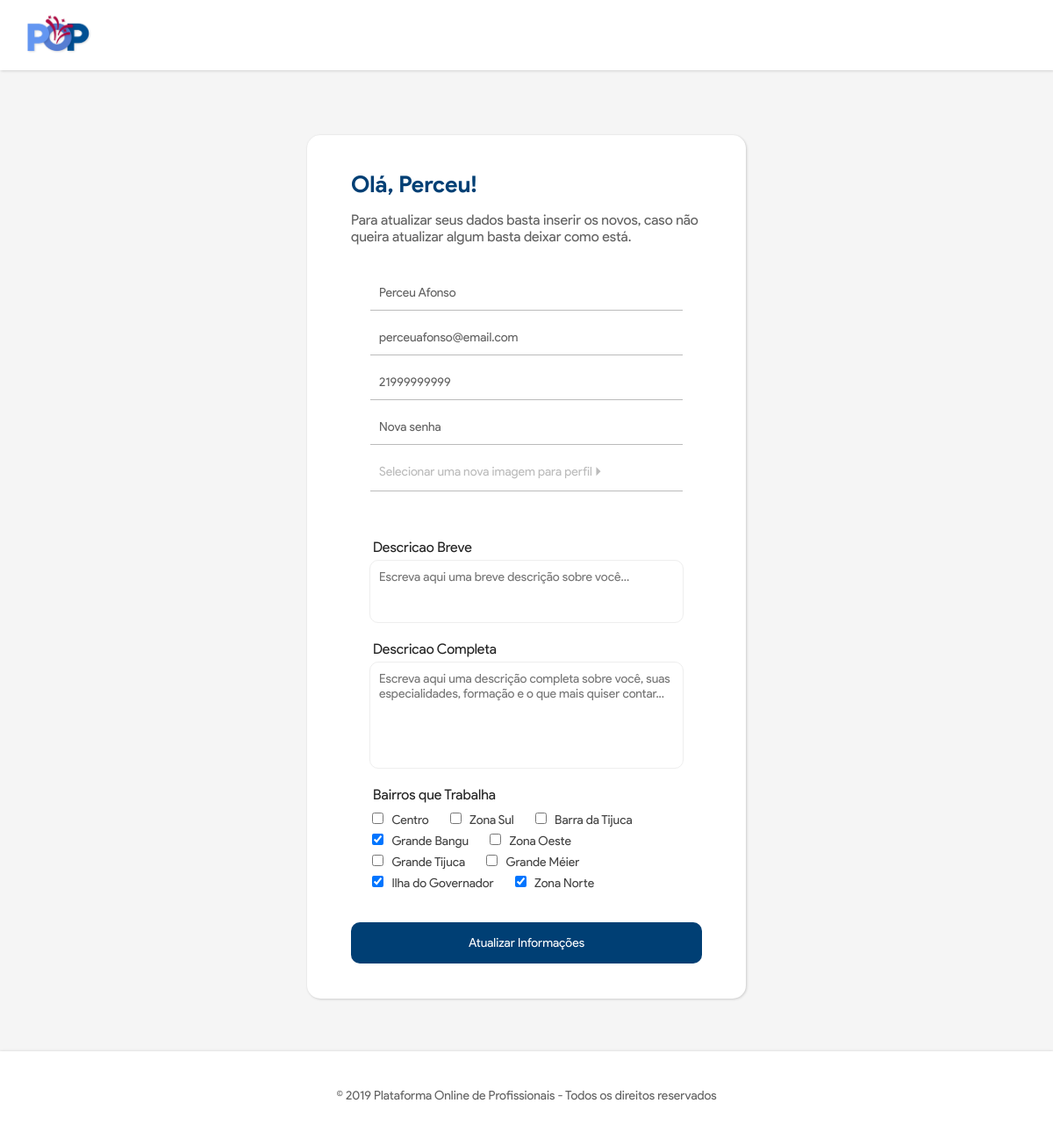
Page /edita_perfil/index.php (signed in) on the committed database.
### tables this page shows
CREATE TABLE `usuario` (
  `identificador` int(11) NOT NULL,
  `cpf` bigint(11) NOT NULL,
  `nome` varchar(100) NOT NULL,
  `senha` varchar(60) NOT NULL,
  `email` varchar(320) NOT NULL,
  `celular` bigint(11) NOT NULL,
  `estrelas` int(11) NOT NULL DEFAULT '0',
  `fotopath` varchar(30) DEFAULT NULL,
  `descricao` varchar(58) DEFAULT '',
  `descricao_completa` text,
  `totavaliacoes` int(11) NOT NULL DEFAULT '0'
);

CREATE TABLE `bairro` (
  `identificador` int(11) NOT NULL,
  `nome` varchar(30) NOT NULL
);

CREATE TABLE `bairro_usuario` (
  `idbairro` int(11) NOT NULL,
  `idusuario` int(11) NOT NULL
);

### arquivos/database.php (called while the page is built, shortened)
<?php
	function selectFirstSQL($sql){
		global $conexao;
		$query = mysqli_query($conexao, $sql);
		if($query){
			if($dados = mysqli_fetch_assoc($query)) {
				return $dados;
			}
		}else{
			return null;
		}
	}
	function selectSQL($sql){
		global $conexao;
		$dados = array();
		$query = mysqli_query($conexao, $sql);
		if($query){
			$dado = mysqli_fetch_assoc($query);
			while($dado != null) {
				array_push($dados, $dado);
				$dado = mysqli_fetch_assoc($query);
			}
		}
		return $dados;
	}

### edita_perfil/index.php (the view, shortened to what this page needs)
<?php
	include $_SERVER['DOCUMENT_ROOT']."/orginfo/arquivos/database.php";
	$userid = $_SESSION["userid"];
	$dados = selectFirstSQL("SELECT * FROM usuario WHERE identificador = $userid");
	extract($dados);
	$nome1 = explode(" ", $nome);
	$nome1 = $nome1[0];
	function printBairros(){
		global $userid;
		$dados = selectSQL("SELECT * FROM bairro as a LEFT JOIN bairro_usuario as b ON b.idusuario = $userid AND a.identificador = b.idbairro ");
		foreach($dados as $dado){
			if($dado['idusuario']){
				echo "<div class='checkbox-bairro'>
						<input type='checkbox' name='bairro".$dado['identificador']."' checked>
						<span class='titulo-checkbox'>".$dado['nome']."</span>
					</div>";
			}else{
				echo "<div class='checkbox-bairro'>
						<input type='checkbox' name='bairro".$dado['identificador']."'>
						<span class='titulo-checkbox'>".$dado['nome']."</span>
					</div>";
			}
		}
	}
?>
<!DOCTYPE html>
<head>
	<link href="/orginfo/arquivos/basico.css" rel="stylesheet" type="text/css">
	<link href="/orginfo/arquivos/selfprofile.css" rel="stylesheet" type="text/css">
</head>
<body>
	<div id="pagina">
		<div id="corpo-pagina">
			<div class="container">
				<header id="header">
					<div id="header-logo">
						<a href="/orginfo/">
							<img id="header-logo-image" src="/orginfo/img/logo_colored.png">
						</a>
					</div>
				</header>
			</div>
			<div class="container">
				<div id="corpo">
					<div class="corpo-reduzido flex-row">
						<div class="box-branca-pequena centralizada caixa-cadastro">
							 <span class="titulo-inicial">Olá, <?=$nome1?>!</span>
							 <span class="mensagem-inicial">Para atualizar seus dados basta inserir os novos, caso não queira atualizar algum basta deixar como está.</span>
							 <br>
							 <form action="atualiza.php" method="post" id="registro" enctype="multipart/form-data">
							 	<input class="input-format" type="text" name="nome" placeholder="Nome" maxlength="80" required value="<?=$nome?>">
							 	<input class="input-format" type="email" name="email" placeholder="E-mail" maxlength="32" required value="<?=$email?>">
							 	<input class="input-format" type="tel" name="celular" placeholder="Celular" min="0" max="99999999999" required value="<?=$celular?>">
							 	<input class="input-format" type="password" name="senha" placeholder="Nova senha" maxlength="16" value="">
							 	<div class="fake-input-arquivo">
							 		<span id="fake1">Selecionar uma nova imagem para perfil ⏵</span>
							 	</div>
							 	<br>
							 	<label class="textarea-label" for="descricaop">Descricao Breve</label>
								<textarea class="textarea-format-p" name="descricaop" id="descricaop" form="registro" placeholder="Escreva aqui uma breve descrição sobre você..." maxlength="58"><?=$descricao?></textarea>
								<label class="textarea-label" for="descricaog">Descricao Completa</label>
								<textarea class="textarea-format-m" name="descricaog" id="descricaog" form="registro" placeholder="Escreva aqui uma descrição completa sobre você, suas especialidades, formação e o que mais quiser contar..." maxlength="300"><?=$descricao_completa?></textarea>
								<label class="textarea-label">Bairros que Trabalha</label>
								<div class="grupo-checkbox-bairro">
									<?=printBairros()?>
								</div>
							 	<input class="botao-input" type="submit" name="submit" value="Atualizar Informações">
							 </form>
						</div>
					</div>
				</div>
			</div>
			<div class="container">
				<footer id="footer">
					<div id="footer-text">
						<span>
							© 2019 Plataforma Online de Profissionais - Todos os direitos reservados
						</span>
					</div>
				</footer>
			</div>
		</div>
	</div>
</body>

### rows in the picture
usuario: nome "Perceu", nome "Perceu Afonso", email "perceuafonso@email.com", celular "21999999999"
bairro: nome "Centro"
bairro: nome "Zona Sul"
bairro: nome "Barra da Tijuca"
bairro_usuario: idbairro.nome "Grande Bangu"
bairro: nome "Zona Oeste"
bairro: nome "Grande Tijuca"
bairro: nome "Grande Méier"
bairro_usuario: idbairro.nome "Ilha do Governador"
bairro_usuario: idbairro.nome "Zona Norte"
